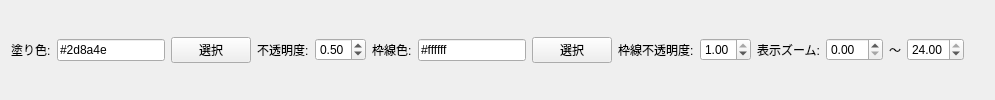
          <widget class="QWidget" name="widgetPolygon">
           <layout class="QHBoxLayout" name="layoutPolygon">
            <item>
             <widget class="QLabel" name="lblFillColor">
              <property name="text">
               <string>塗り色:</string>
              </property>
             </widget>
            </item>
            <item>
             <widget class="QLineEdit" name="txtFillColor">
              <property name="text">
               <string>#2d8a4e</string>
              </property>
              <property name="maximumWidth">
               <number>90</number>
              </property>
             </widget>
            </item>
            <item>
             <widget class="QPushButton" name="btnFillColor">
              <property name="text">
               <string>選択</string>
              </property>
              <property name="maximumWidth">
               <number>52</number>
              </property>
             </widget>
            </item>
            <item>
             <widget class="QLabel" name="lblFillOpacity">
              <property name="text">
               <string>不透明度:</string>
              </property>
             </widget>
            </item>
            <item>
             <widget class="QDoubleSpinBox" name="spinFillOpacity">
              <property name="minimum">
               <double>0.000000000000000</double>
              </property>
              <property name="maximum">
               <double>1.000000000000000</double>
              </property>
              <property name="singleStep">
               <double>0.100000000000000</double>
              </property>
              <property name="value">
               <double>0.500000000000000</double>
              </property>
              <property name="maximumWidth">
               <number>80</number>
              </property>
             </widget>
            </item>
            <item>
             <widget class="QLabel" name="lblOutlineColor">
              <property name="text">
               <string>枠線色:</string>
              </property>
             </widget>
            </item>
            <item>
             <widget class="QLineEdit" name="txtOutlineColor">
              <property name="text">
               <string>#ffffff</string>
              </property>
              <property name="maximumWidth">
               <number>90</number>
              </property>
             </widget>
            </item>
            <item>
             <widget class="QPushButton" name="btnOutlineColor">
              <property name="text">
               <string>選択</string>
              </property>
              <property name="maximumWidth">
               <number>52</number>
              </property>
             </widget>
            </item>
            <item>
             <widget class="QLabel" name="lblOutlineOpacity">
              <property name="text">
               <string>枠線不透明度:</string>
              </property>
             </widget>
            </item>
            <item>
             <widget class="QDoubleSpinBox" name="spinOutlineOpacity">
              <property name="minimum"><double>0.000000000000000</double></property>
              <property name="maximum"><double>1.000000000000000</double></property>
              <property name="singleStep"><double>0.100000000000000</double></property>
              <property name="value"><double>1.000000000000000</double></property>
              <property name="maximumWidth"><number>80</number></property>
             </widget>
            </item>
            <item>
             <widget class="QLabel" name="lblPolygonZoom">
              <property name="text"><string>表示ズーム:</string></property>
             </widget>
            </item>
            <item>
             <widget class="QDoubleSpinBox" name="spinPolygonMinZoom">
              <property name="minimum"><double>0.0</double></property>
              <property name="maximum"><double>24.0</double></property>
              <property name="value"><double>0.0</double></property>
              <property name="maximumWidth"><number>70</number></property>
             </widget>
            </item>
            <item>
             <widget class="QLabel" name="lblPolygonZoomTo">
              <property name="text"><string>～</string></property>
             </widget>
            </item>
            <item>
             <widget class="QDoubleSpinBox" name="spinPolygonMaxZoom">
              <property name="minimum"><double>0.0</double></property>
              <property name="maximum"><double>24.0</double></property>
              <property name="value"><double>24.0</double></property>
              <property name="maximumWidth"><number>70</number></property>
             </widget>
            </item>
            <item>
             <spacer name="spacerPolygon">
              <property name="orientation">
               <enum>Qt::Horizontal</enum>
              </property>
              <property name="sizeHint" stdset="0">
               <size>
                <width>20</width>
                <height>20</height>
               </size>
              </property>
             </spacer>
            </item>
           </layout>
          </widget>
